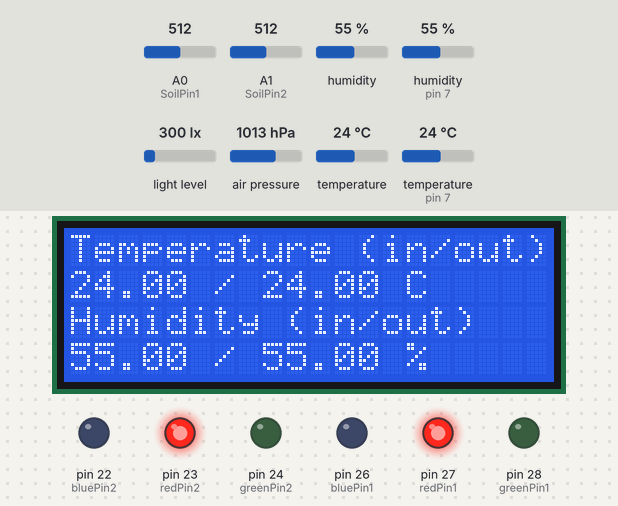
Recording of a sketch running on a simulated Arduino Mega 2560, built with avr-gcc and run on an emulated ATmega2560. On the bench: 20×4 character LCD, output pins drawn as LEDs (lit = HIGH). The test bench sets the inputs (shaded band); at power-on: A0 (SoilPin1) = 512, A1 (SoilPin2) = 512, humidity 55 %, humidity (sensor on pin 7) 55 %, light level 300 lx, air pressure 1013 hPa, temperature 24 °C, temperature (sensor on pin 7) 24 °C. What the sketch prints to the serial monitor is not drawn.

Above: at 5.2 s.
At 50.2 s:
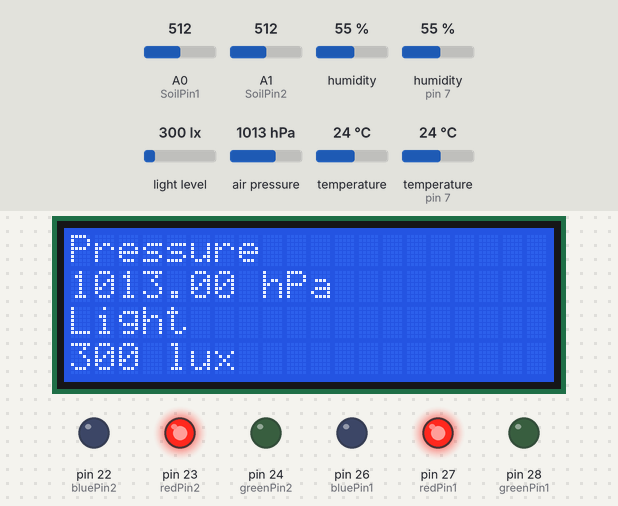
At 95.3 s:
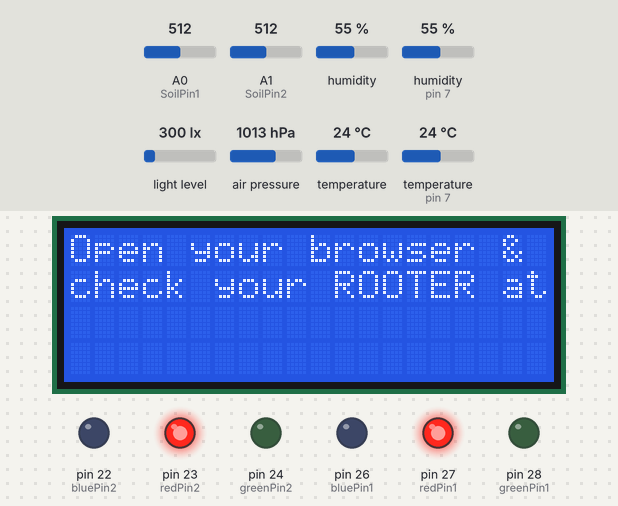
Timing chart, 0 to 96.8 s (numbered marks = the images above):
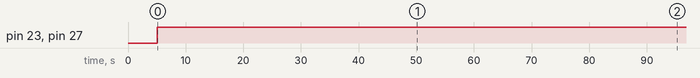

The sketch:

rooter_sensors.ino
```cpp
#include <LiquidCrystal_I2C.h>
#include <Wire.h>
#include <BH1750.h>
#include <Adafruit_Sensor.h>
#include <DHT.h>
#include <Adafruit_BME280.h>
#include <Arduino.h>
//#include <analogWrite.h>

#define I2C_SDA 21
#define I2C_SCL 22
Adafruit_BME280 bme;
BH1750 lightMeter (0x23);
#define DHTPIN 7
#define DHTTYPE DHT22   // DHT 22  (AM2302)
DHT dht = DHT(DHTPIN, DHTTYPE);
#define SEALEVELPRESSURE_HPA (1013.25)
LiquidCrystal_I2C lcd = LiquidCrystal_I2C(0x27, 20, 4);


int SoilPin1 = A0;
int SoilPin2 = A1;
//int SoilPin3 = A2;
//int SoilPin4 = A3;
int redPin1 = 27;
int greenPin1 = 28;
int bluePin1 = 26;
int redPin2 = 23;
int greenPin2 = 24;
int bluePin2 = 22;
//int redPin3 = 12;
//int greenPin3 = 11;
//int bluePin3 = 10;
//int redPin4 = 15;
//int greenPin4 = 14;
//int bluePin4 = 13;
int sensorValue1 = 0;
int sensorValue2 = 0;
//int sensorValue3 = 0;
//int sensorValue4 = 0;
//int sensorValue5 = 0;

void setup() {
  // put your setup code here, to run once:
  Wire.begin();
  Serial.begin(9600);
  lightMeter.begin(BH1750::CONTINUOUS_LOW_RES_MODE);
  dht.begin();
  !bme.begin(0x76);

  lcd.init();
  lcd.backlight();

  /*//Set BH1750 measurement mode
  if (lightMeter.begin(BH1750::CONTINUOUS_LOW_RES_MODE)) {
    Serial.println(F("BH1750-Initialized"));
  }
  else {
    Serial.println(F("Error-initialising-BH1750"));
  }
  Serial.println("DHT22-test!");
  dht.begin();

  if (!bme.begin(0x76)) {
    Serial.println("Could-not-find-a-valid-BME280-sensor-check-wiring!");
    while (1);
  }*/

  //pinMode(SoilPin1, INPUT);
  //pinMode(SoilPin2, INPUT);
  //pinMode(SoilPin3, INPUT);
  //pinMode(SoilPin4, INPUT);
  pinMode(redPin1, OUTPUT);
  pinMode(greenPin1, OUTPUT);
  pinMode(bluePin1, OUTPUT);
  pinMode(redPin2, OUTPUT);
  pinMode(greenPin2, OUTPUT);
  pinMode(bluePin2, OUTPUT);
  //pinMode(redPin3, OUTPUT);
  //pinMode(greenPin3, OUTPUT);
  //pinMode(bluePin3, OUTPUT);
  //pinMode(redPin4, OUTPUT);
  //pinMode(greenPin4, OUTPUT);
  //pinMode(bluePin4, OUTPUT);


}

void loop() {

  float t1 = dht.readTemperature();
  float h1 = dht.readHumidity();
  float t2 = bme.readTemperature();
  float h2 = bme.readHumidity();
  float pres = bme.readPressure() / 100.0F;
  float alt = bme.readAltitude(SEALEVELPRESSURE_HPA);
  uint16_t lux = lightMeter.readLightLevel();

  delay(5000);

  /*for (int positionCounter = 0; positionCounter < 13; positionCounter++) {
    lcd.scrollDisplayLeft();
    delay(150);
  }

  for (int positionCounter = 0; positionCounter < 29; positionCounter++) {
    lcd.scrollDisplayRight();
    delay(150);
  }

  for (int positionCounter = 0; positionCounter < 16; positionCounter++) {
    lcd.scrollDisplayLeft();
    delay(150);
  }*/


  /*Compute heat index in Fahrenheit (default):
  float hif = dht.computeHeatIndex(f, h);
  Compute heat index in Celsius:
  float hic = dht.computeHeatIndex(t, h, false);*/

  /*Serial.print("--- Heat index: ");
  Serial.print(hic);
  Serial.print(" \xC2\xB0");
  Serial.println("C | ");*/


  Serial.print(t1);
  Serial.print(" , ");

  Serial.print(t2);
  Serial.print(" , ");

  Serial.print(h1);
  Serial.print(" , ");

  Serial.print(h2);
  Serial.print(" , ");

  Serial.print(pres);
  Serial.print(" , ");


  Serial.print(lux);
  Serial.print(" , ");

  /*Serial.print(alt);
  Serial.print(" , ");*/

  sensorValue1 = analogRead(SoilPin1);
  sensorValue1 = map(sensorValue1, 250, 450, 100, 0);
  //analogWrite(9, sensorValue1);
  Serial.print(sensorValue1);
  Serial.print(" , ");
  if(sensorValue1 >= 80){
    //Serial.println(" (Soak)");
    digitalWrite(redPin1, 0);
    digitalWrite(greenPin1, 0);
    digitalWrite(bluePin1, 255);
    }
  else if(sensorValue1 >= 50 && sensorValue1 < 80){
    digitalWrite(redPin1, 0);
    digitalWrite(greenPin1, 255);
    digitalWrite(bluePin1, 0);
    }
  else if(sensorValue1 >= 30 && sensorValue1 < 50){
    digitalWrite(redPin1, 255);
    digitalWrite(greenPin1, 255);
    digitalWrite(bluePin1, 0);
    }
  else if(sensorValue1 < 30){
    digitalWrite(redPin1, 255);
    digitalWrite(greenPin1, 0);
    digitalWrite(bluePin1, 0);
    }


  sensorValue2 = analogRead(SoilPin2);
  sensorValue2 = map(sensorValue2, 250, 450, 100, 0);
  //analogWrite(9, sensorValue2);
  Serial.print(sensorValue2);
  Serial.println(" , ");
  if(sensorValue2 >= 80){
    digitalWrite(redPin2, 0);
    digitalWrite(greenPin2, 0);
    digitalWrite(bluePin2, 255);
    }
  else if(sensorValue2 >= 50 && sensorValue2 < 80){
    digitalWrite(redPin2, 0);
    digitalWrite(greenPin2, 255);
    digitalWrite(bluePin2, 0);
    }
  else if(sensorValue2 >= 30 && sensorValue2 < 50){
    digitalWrite(redPin2, 255);
    digitalWrite(greenPin2, 185);
    digitalWrite(bluePin2, 0);
    }
  else if(sensorValue2 < 30){
    digitalWrite(redPin2, 255);
    digitalWrite(greenPin2, 0);
    digitalWrite(bluePin2, 0);
    }

/*
sensorValue3 = analogRead(SoilPin3);
  sensorValue3 = map(sensorValue3, 180, 630, 100, 0);
  analogWrite(9, sensorValue3);
  Serial.print("--- BASILIC: ");
  Serial.print(sensorValue3);
  Serial.print("% ");
  if(sensorValue3 >= 80){
    Serial.println(" (Soak)");
    digitalWrite(redPin3, 0);
    digitalWrite(greenPin3, 0);
    digitalWrite(bluePin3, 255);
    }
  else if(sensorValue3 >= 50 && sensorValue3 < 80){
    Serial.println(" (Wet)");
    digitalWrite(redPin3, 0);
    digitalWrite(greenPin3, 255);
    digitalWrite(bluePin3, 0);
    }
  else if(sensorValue3 >= 30 && sensorValue3 < 50){
    Serial.println(" (almost Dry)");
    digitalWrite(redPin3, 255);
    digitalWrite(greenPin3, 255);
    digitalWrite(bluePin3, 0);
    }
  else if(sensorValue3 < 30){
    Serial.println(" (Dry)");
    digitalWrite(redPin3, 255);
    digitalWrite(greenPin3, 0);
    digitalWrite(bluePin3, 0);
    }*/
/*
sensorValue4 = analogRead(SoilPin4);
  sensorValue4 = map(sensorValue4, 180, 630, 100, 0);
  analogWrite(9, sensorValue4);
  Serial.print("--- BASILIC: ");
  Serial.print(sensorValue4);
  Serial.print("% ");
  if(sensorValue4 >= 80){
    Serial.println(" (Soak)");
    digitalWrite(redPin4, 0);
    digitalWrite(greenPin4, 0);
    digitalWrite(bluePin4, 255);
    }
  else if(sensorValue4 >= 50 && sensorValue4 < 80){
    Serial.println(" (Wet)");
    digitalWrite(redPin4, 0);
    digitalWrite(greenPin4, 255);
    digitalWrite(bluePin4, 0);
    }
  else if(sensorValue4 >= 30 && sensorValue4 < 50){
    Serial.println(" (almost Dry)");
    digitalWrite(redPin4, 255);
    digitalWrite(greenPin4, 255);
    digitalWrite(bluePin4, 0);
    }
  else if(sensorValue4 < 30){
    Serial.println(" (Dry)");
    digitalWrite(redPin4, 255);
    digitalWrite(greenPin4, 0);
    digitalWrite(bluePin4, 0);
    }
*/


  lcd.clear();
  lcd.setCursor(0, 0); // set the cursor to column 0, line 2
  lcd.print("Temperature (in/out)");//print name
  lcd.setCursor(0, 1);
  lcd.print(t1);
  lcd.print(" / ");
  lcd.print(t2);
  lcd.print(" C");
  lcd.setCursor(0, 2); // set the cursor to column 0, line 2
  lcd.print("Humidity (in/out)");//print name
  lcd.setCursor(0, 3);
  lcd.print(h1);
  lcd.print(" / ");
  lcd.print(h2);
  lcd.print(" %");

  delay(45000);

  lcd.clear();
  lcd.setCursor(0, 0); // set the cursor to column 0, line 2
  lcd.print("Pressure");//print name
  lcd.setCursor(0, 1);
  lcd.print(pres);
  lcd.print(" hPa");
  lcd.setCursor(0, 2); // set the cursor to column 0, line 2
  lcd.print("Light");//print name
  lcd.setCursor(0, 3);
  lcd.print(lux);
  lcd.print(" lux");

  delay(45000);

  /*lcd.clear();
  lcd.setCursor(0, 0); // set the cursor to column 0, line 2
  lcd.print("The ROOTER v2.1");//print name
  lcd.setCursor(0, 1);
  lcd.print("192.168.20.166");*/


  lcd.clear();
  lcd.setCursor(0, 0); // set the cursor to column 0, line 2
  lcd.print("Open your browser &");//print name
  lcd.setCursor(0, 1); // set the cursor to column 0, line 2
  lcd.print("check your ROOTER at");//print name
  lcd.setCursor(0, 3);
  if (Serial.available()) {
    while (Serial.available() > 0) {
      char c = Serial.read();
      lcd.write(c);
    }
  lcd.print(":5000");
  }

  /*if (Serial.available() > 0) {
    lcd.setCursor(0, 1);
    char c = Serial.read();
    lcd.write(c);
  }*/


  //else {
  //  lcd.print("Is Not Running");
  //}


  delay(25000);


}

/*void setColor(int redValue, int greenValue, int blueValue) {
  analogWrite(redPin1, redValue);
  analogWrite(greenPin1, greenValue);
  analogWrite(bluePin1, blueValue);
  analogWrite(redPin2, redValue);
  analogWrite(greenPin2, greenValue);
  analogWrite(bluePin2, blueValue);
}*/
```

Measured:
- by itself, pin 23 (redPin2), pin 27 (redPin1): LOW → HIGH at 5.1 s
- what the display in image 0 shows lasts 45.1 s, from 5.1 s to 50.2 s
